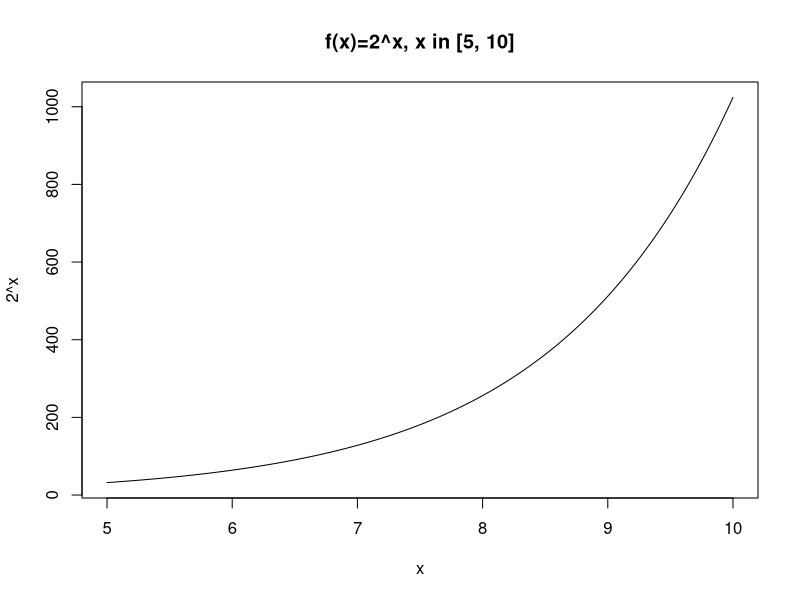
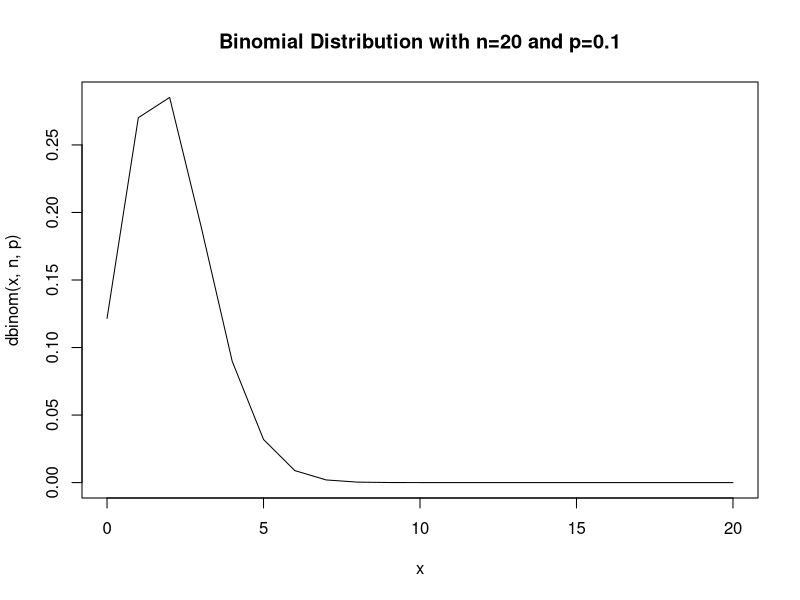
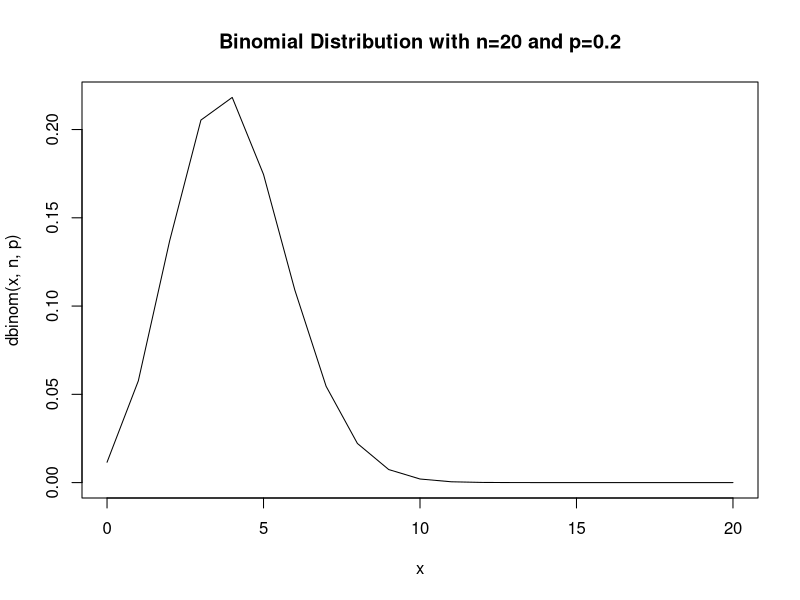
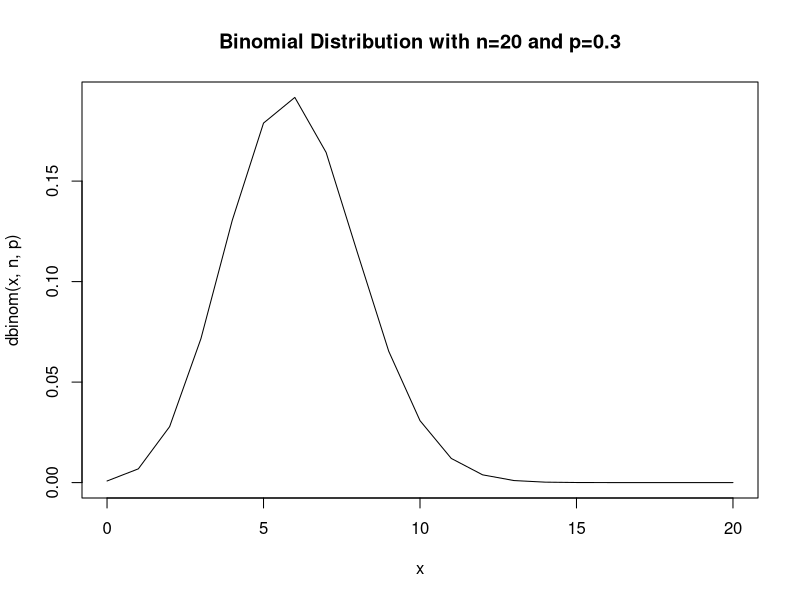
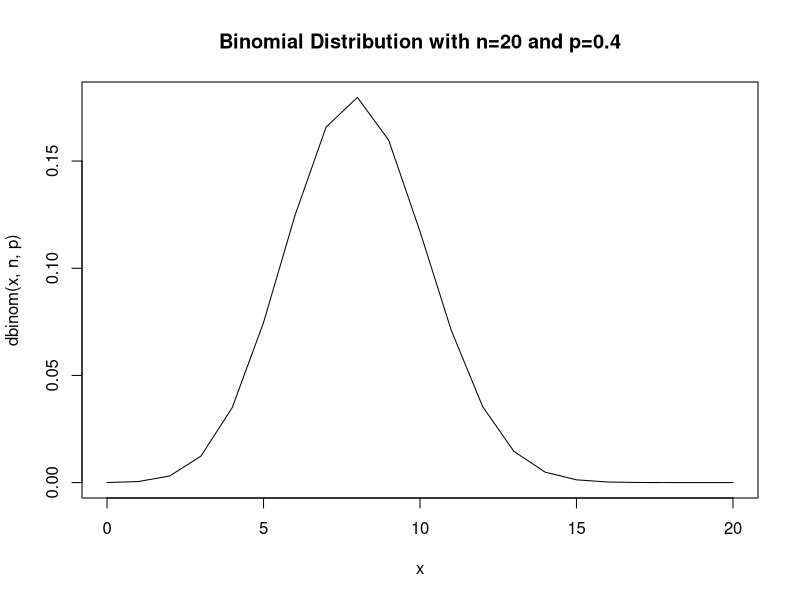
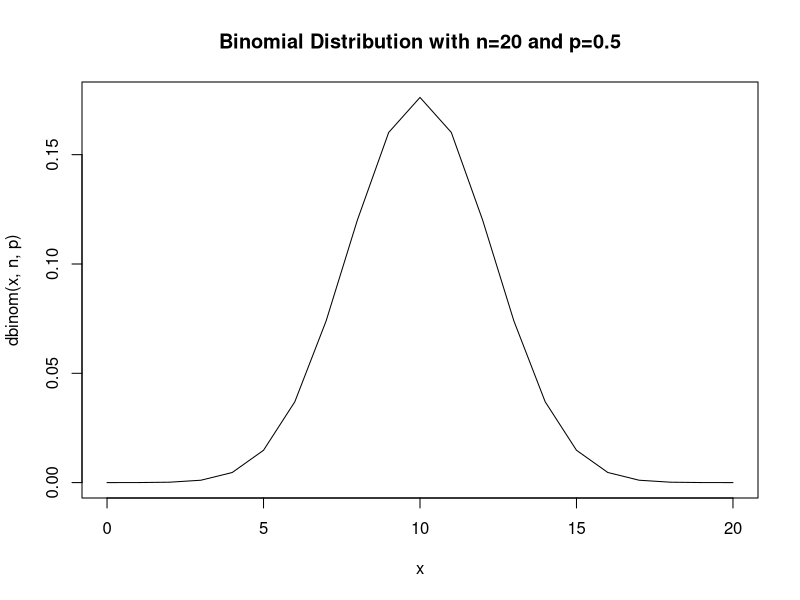
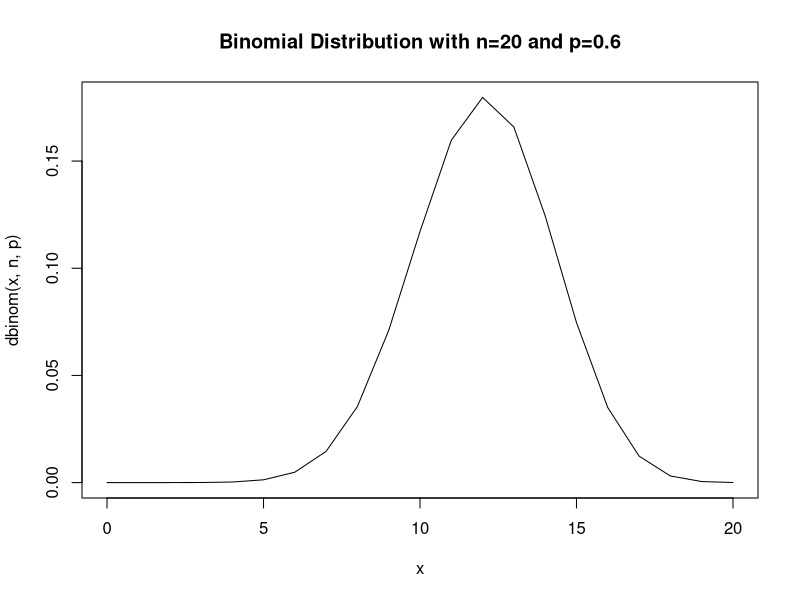
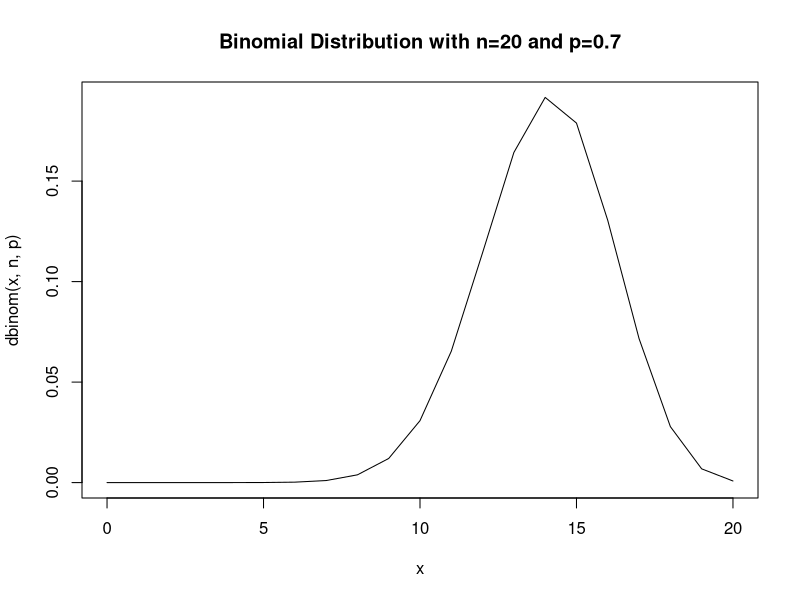

These figures' R source, in order: (Note: this script raises an error after producing the figures.)
# ex1
twos = function (a, b) {
  curve(2 ^ x, from=a, to=b, main=sprintf("f(x)=2^x, x in [%d, %d]", a, b))
}

twos(5, 10)

# ex2
dir.create(file.path(getwd(), "png"), showWarnings = FALSE)
dir.create(file.path(getwd(), "pdf"), showWarnings = FALSE)
dir.create(file.path(getwd(), "eps"), showWarnings = FALSE)

probabilities = seq(0.1, 0.9, by=0.1)
n = 20
for (p in probabilities) {
  x <- seq(0, n, by = 1)
  png(file = sprintf("png/dbinom-%d-%.0f.png", n, p*10))
  pdf(file = sprintf("pdf/dbinom-%d-%.0f.pdf", n, p*10))
  setEPS()
  postscript(sprintf("eps/dbinom-%d-%.0f.eps", n, p*10))
  plot(x, dbinom(x, n, p), type="l", main=sprintf("Binomial Distribution with n=%d and p=%s", n, p))
  dev.off()
}

# ex3
dir.create(file.path(getwd(), "png"), showWarnings = FALSE)
dir.create(file.path(getwd(), "pdf"), showWarnings = FALSE)
dir.create(file.path(getwd(), "eps"), showWarnings = FALSE)

probabilities = seq(0.1, 0.9, by=0.1)
n = 20
for (p in probabilities) {
  x <- seq(-n, n, by = 1)
  png(file = sprintf("png/dnorm-%d-%.0f.png", n, p*10))
  pdf(file = sprintf("pdf/dnorm-%d-%.0f.pdf", n, p*10))
  setEPS()
  postscript(sprintf("eps/dnorm-%d-%.0f.eps", n, p*10))
  plot(x, dnorm(x, 0, p), type="l", main=sprintf("Normal Distribution with n=%d and p=%s", n, p))
  dev.off()
}

# ex4
CLT = function(n) {
  samples = c()
  for (i in seq(1,1000)) {
    samples = append(samples, mean(runif(n, min=-10, max=10)))
  }
  samples
}
hist(CLT(1))
hist(CLT(5))
hist(CLT(10))
hist(CLT(100))
  
